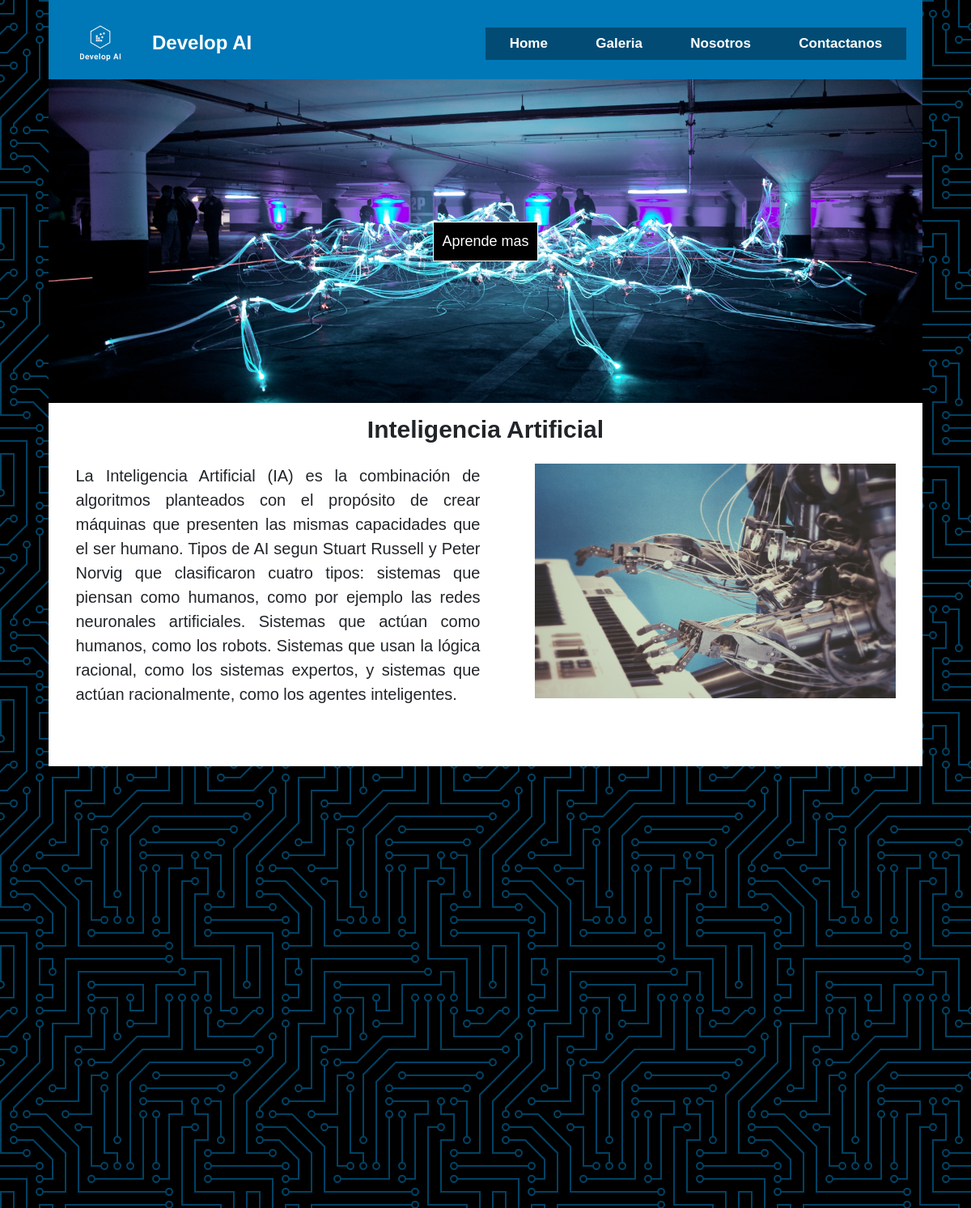
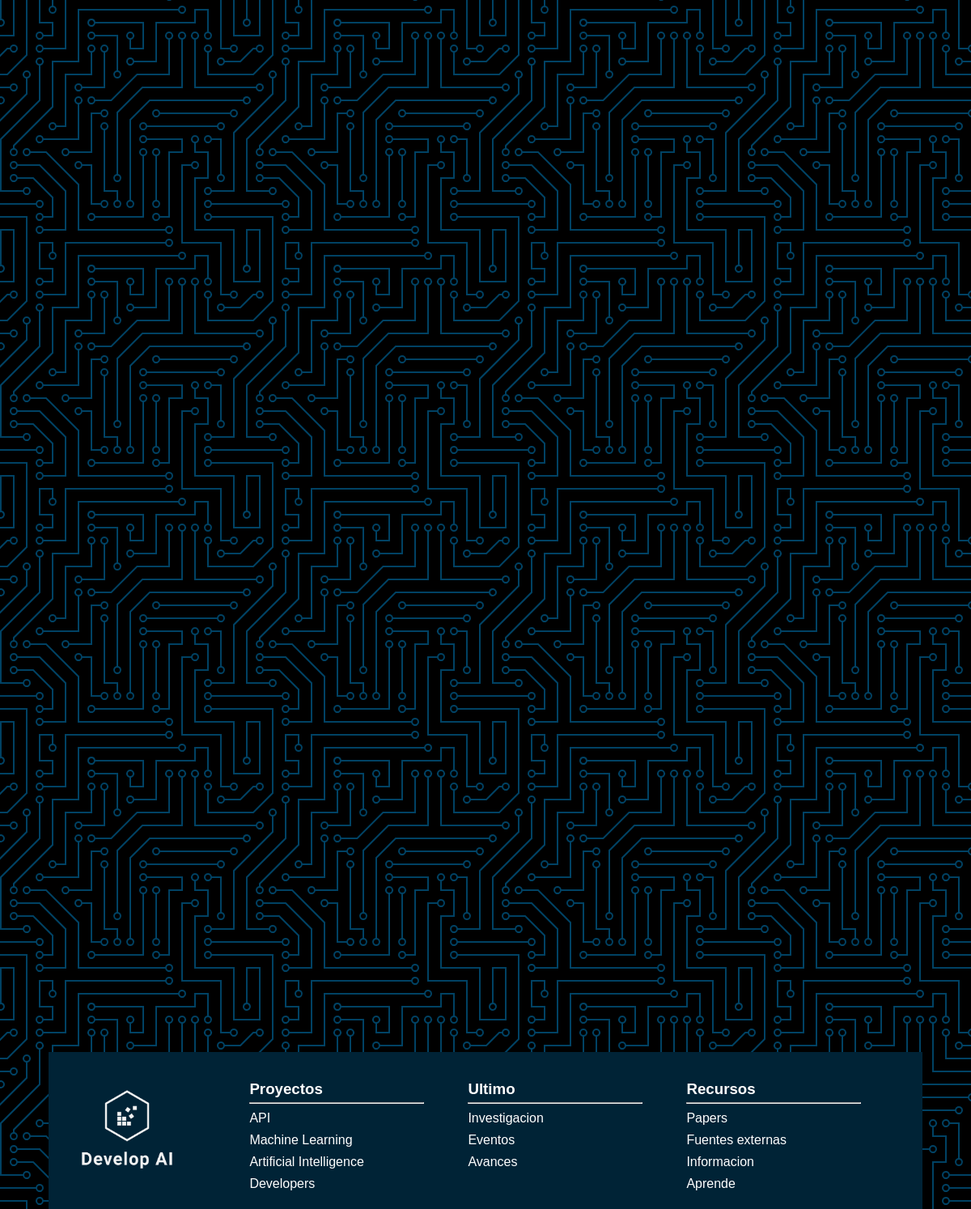
The page / on the database its author committed (2 pictures, top to bottom).
### tables this page shows
CREATE TABLE `posts` (
  `id` int(11) NOT NULL,
  `title` varchar(150) NOT NULL,
  `paragraph` text NOT NULL,
  `url_img` varchar(55) DEFAULT NULL
);

### admin/posts.php (called while the page is built, shortened)
<?php
class Post
{
    public function get_posts($limit=null)
    {
        $cn = get_connection();
        $query = "SELECT * FROM posts";
        $result = $cn->query($query);
        return $result;
    }
}

### index.php (the view, shortened to what this page needs)
<?php
include_once './admin/posts.php';
$obj_post = new Post();
$all_posts = $obj_post->get_posts();
?>
<!DOCTYPE html>
<html lang="es">
<head>
    <link rel="stylesheet" href="css/styles.css">
</head>
<body>
    <div class="grid-container">
        <?php
        include_once './php/nav.php'
        ?>
        <main class="main-container">
            <?php
            include_once './php/banner.php'
            ?>
            <div class="container__sections">
                <?php foreach($all_posts as $post) { ?>
                    <div class="section">
                    <h1 class="section__title"><?=$post['title']?></h1>
                    <p class="section__paragraph">
                        <?=$post['paragraph']?>
                    </p>
                    <img class="section__img" src="<?=$post['url_img']?>" alt="image">
                </div>
                <?php } ?>
        </main>
        <?php
        include_once './php/footer.php'
        ?>
    </div>
</body>
</html>

### php/nav.php
<header class="header">
    <div class="title-icon">
        <img src="img/logo_transparent.png" alt="logo-imagen" class="logo">
        <h2 class="title">Develop AI</h2>
    </div>
    <nav class="navigation">
        <ul class="nav-menu">
            <li><a href="./index.php">Home</a></li>
            <li><a href="./galeria.php">Galeria</a></li>
            <li><a href="./nosotros.php">Nosotros</a></li>
            <li><a href="./contacto.php">Contactanos</a></li>
        </ul>
    </nav>
</header>

### php/banner.php
<div class="container__img-background">
    <a class="btn-learn" href="#">Aprende mas</a>
</div>

### php/footer.php
<footer class="footer-container">
    <img class="img-footer" src="img/logo_transparent.png" alt="logo">
    <div class="container__links">
        <div class="links__sections">
            <div class="links__titles">
                <h3>Proyectos</h3>
            </div>
            <hr>
            <ul>
                <li><a href="#">API</a></li>
                <li><a href="#">Machine Learning</a></li>
                <li><a href="#">Artificial Intelligence</a></li>
                <li><a href="#">Developers</a></li>
            </ul>
        </div>
        <div class="links__sections">
            <div class="links__titles">
                <h3>Ultimo</h3>
            </div>
            <hr>
            <ul>
                <li><a href="#">Investigacion</a></li>
                <li><a href="#">Eventos</a></li>
                <li><a href="#">Avances</a></li>
            </ul>
        </div>
        <div class="links__sections">
            <div class="links__titles">
                <h3>Recursos</h3>
            </div>
            <hr>
            <ul>
                <li><a href="#">Papers </a></li>
                <li><a href="#">Fuentes externas</a></li>
                <li><a href="#">Informacion</a></li>
                <li><a href="#">Aprende</a></li>
            </ul>
        </div>
    </div>
</footer>

### css/styles.css (style rules this page uses)
* { padding: 0%; margin: 0%; box-sizing: border-box; }
html, body { width: 100%; }
body { color: #212529; background-color: #000000; }
.grid-container { width: 90%; max-width: 1100px; margin: auto; display: grid; grid-template-rows: auto auto auto; grid-template-areas: "area-header" "area-content" "area-footer"; }
.header { padding: 10px 20px 0 20px; width: 100%; background: #0077b6; color: #fff; grid-area: area-header; display: flex; flex-wrap: wrap; justify-content: space-between; align-items: center; position: sticky; top: 0%; z-index: 1; }
.title-icon { width: 50%; display: flex; flex-wrap: wrap; }
.title-icon img { width: 88px; }
.title { margin-left: 20px; line-height: 85px; font-family: Helvetica; }
.navigation { width: 50%; }
.nav-menu { font-size: 17px; display: flex; flex-wrap: wrap; justify-content: space-around; background: #014b74; }
.nav-menu li { cursor: pointer; padding: 10px; text-align: center; list-style: none; flex-grow: 1; }
.nav-menu li a { font-weight: 600; text-decoration: none; color: #fff; padding: 10px; font-family: Helvetica; }
.container__img-background { height: 400px; width: 100%; background-image: url("../img/ia.jpg"); background-size: 100% 100%; background-repeat: no-repeat; background-size: cover; background-position: center; position: relative; display: flex; justify-content: center; align-items: center; }
.container__img-background a { color: #fff; text-decoration: none; padding: 10px; border: 1px solid white; margin: 0px auto; position: absolute; }
.btn-learn { font-size: 18px; font-family: Helvetica, sans-serif; padding: 20px; color: #fff; background-color: #000; text-decoration: none; }
.main-container { width: 100%; display: flex; flex-wrap: wrap; font-size: 1rem; line-height: 1.5; }
.container__sections { display: flex; width: 100%; flex-direction: column; }
.section { font-family: Helvetica; background-color:#fff; width: 100%; padding-bottom: 5%; display: flex; flex-wrap: wrap; flex-grow: 1; justify-content: space-around; align-content: center; }
.section__title { font-size: 30px; width: 100%; text-align: center; padding-top: 10px; }
.section__paragraph { font-size: 20px; width: 50%; padding: 20px; text-align: justify; line-height: 1.5; }
a { text-decoration: none; color: #000; }
.section__img { height: 330px; width: 45%; padding: 20px; line-height: auto; }
.footer-container { background: #002336; color: #616161; font-size: 12px; text-align: center; font-size: 1rem; grid-area: area-footer; display: flex; flex-wrap: wrap; }
.img-footer { display: flex; width: 18%; padding-top: 0px; }
.container__links { width: 80%; display: flex; margin-top: 30px; justify-content: space-evenly; }
.links__sections { width: 25%; font-family: Helvetica, sans-serif; color: #fff; text-align: left; }
.links__titles { font-size: 16px; padding: 5px 0; }
.links__sections ul li { list-style: none; margin-top: 9px; color: #fff; }
.links__sections ul li a { color: #fff; }

### rows shown on the page
posts: title "Inteligencia Artificial", paragraph "La Inteligencia Artificial (IA) es la combinación de algoritmos planteados con el propósito de crear máquinas que presenten las mismas capacidades que el ser humano. Tipos de AI segun Stuart Russell y Peter Norvig que clasificaron cuatro tipos: sistemas que piensan como humanos, como por ejemplo las redes neuronales artificiales. Sistemas que actúan como humanos, como los robots. Sistemas que usan la lógica racional, como los sistemas expertos, y sistemas que actúan racionalmente, como los agentes inteligentes.", url_img (picture)
